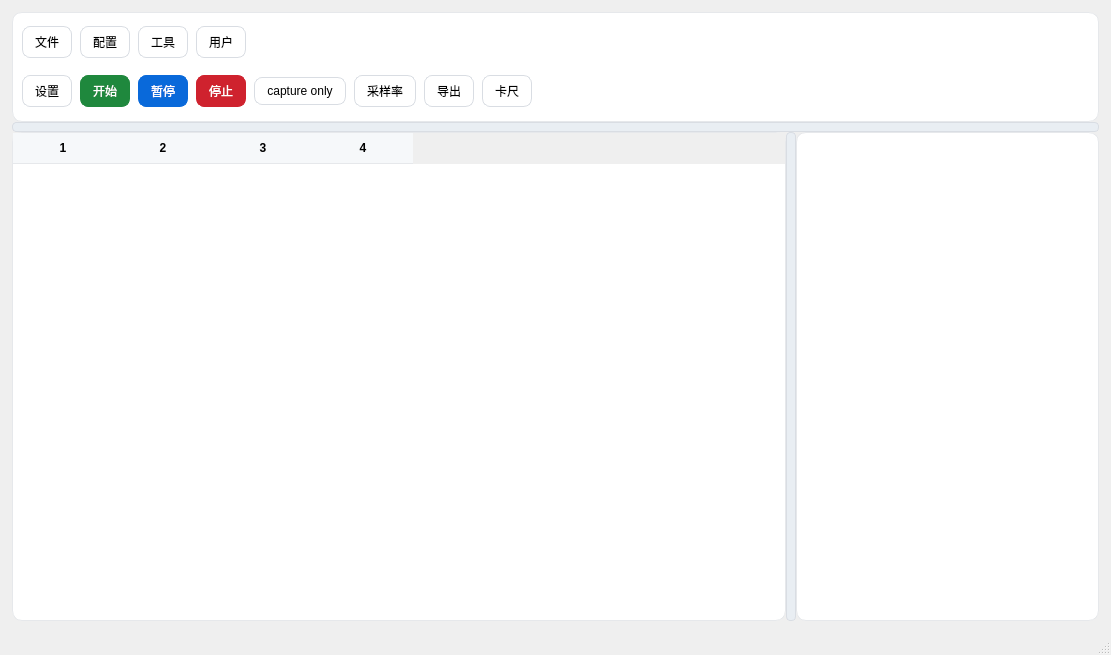
<?xml version="1.0" encoding="UTF-8"?>
<ui version="4.0">
 <class>MainWindow</class>
 <widget class="QMainWindow" name="MainWindow">
  <property name="geometry">
   <rect>
    <x>0</x>
    <y>0</y>
    <width>1111</width>
    <height>655</height>
   </rect>
  </property>
  <property name="minimumSize">
   <size>
    <width>0</width>
    <height>50</height>
   </size>
  </property>
  <property name="windowTitle">
   <string>MainWindow</string>
  </property>
  <widget class="QWidget" name="centralwidget">
   <layout class="QVBoxLayout" name="mainVLayout">
    <property name="spacing">
     <number>10</number>
    </property>
    <property name="leftMargin">
     <number>12</number>
    </property>
    <property name="topMargin">
     <number>12</number>
    </property>
    <property name="rightMargin">
     <number>12</number>
    </property>
    <property name="bottomMargin">
     <number>12</number>
    </property>
    <item>
     <widget class="QSplitter" name="centralSplitter">
      <property name="orientation">
       <enum>Qt::Orientation::Vertical</enum>
      </property>
      <property name="handleWidth">
       <number>8</number>
      </property>
      <property name="styleSheet">
       <string notr="true">QSplitter::handle {
  background: #e9eef3;
  border: 1px solid #d9dde3;
  border-radius: 4px;
}
QSplitter::handle:hover { background: #dfe7ef; }</string>
      </property>
      <widget class="QWidget" name="topPanel" native="true">
       <property name="minimumSize">
        <size>
         <width>0</width>
         <height>0</height>
        </size>
       </property>
       <property name="maximumSize">
        <size>
         <width>16777215</width>
         <height>110</height>
        </size>
       </property>
       <property name="styleSheet">
        <string notr="true">#topPanel {
  background: #ffffff;
  border: 1px solid #e6e8eb;
  border-radius: 10px;
}
QPushButton {
  padding: 6px 12px;
  border: 1px solid #d9dde3;
  border-radius: 8px;
  background: #ffffff;
}
QPushButton:hover { background: #f6f8fa; }
QPushButton:pressed { background: #eef2f6; }
QPushButton#btnStart { background: #1f883d; color: white; border-color: #1f883d; }
QPushButton#btnPause { background: #0969da; color: white; border-color: #0969da; }
QPushButton#btnStop { background: #cf222e; color: white; border-color: #cf222e; }</string>
       </property>
       <layout class="QVBoxLayout" name="verticalLayout">
        <property name="spacing">
         <number>8</number>
        </property>
        <property name="leftMargin">
         <number>10</number>
        </property>
        <property name="topMargin">
         <number>10</number>
        </property>
        <property name="rightMargin">
         <number>10</number>
        </property>
        <property name="bottomMargin">
         <number>10</number>
        </property>
        <item>
         <widget class="QWidget" name="menuRowWidget" native="true">
          <layout class="QHBoxLayout" name="horizontalLayout">
           <property name="spacing">
            <number>8</number>
           </property>
           <property name="leftMargin">
            <number>0</number>
           </property>
           <property name="topMargin">
            <number>0</number>
           </property>
           <property name="rightMargin">
            <number>0</number>
           </property>
           <property name="bottomMargin">
            <number>0</number>
           </property>
           <item>
            <widget class="QPushButton" name="btnFile">
             <property name="text">
              <string>文件</string>
             </property>
            </widget>
           </item>
           <item>
            <widget class="QPushButton" name="btnConfig">
             <property name="text">
              <string>配置</string>
             </property>
            </widget>
           </item>
           <item>
            <widget class="QPushButton" name="btnTools">
             <property name="text">
              <string>工具</string>
             </property>
            </widget>
           </item>
           <item>
            <widget class="QPushButton" name="btnUser">
             <property name="text">
              <string>用户</string>
             </property>
            </widget>
           </item>
           <item>
            <spacer name="spacerTopRight">
             <property name="orientation">
              <enum>Qt::Orientation::Horizontal</enum>
             </property>
             <property name="sizeHint" stdset="0">
              <size>
               <width>40</width>
               <height>20</height>
              </size>
             </property>
            </spacer>
           </item>
          </layout>
         </widget>
        </item>
        <item>
         <widget class="QWidget" name="menuRowWidget_2" native="true">
          <layout class="QHBoxLayout" name="horizontalLayout_2">
           <property name="spacing">
            <number>8</number>
           </property>
           <property name="leftMargin">
            <number>0</number>
           </property>
           <property name="topMargin">
            <number>0</number>
           </property>
           <property name="rightMargin">
            <number>0</number>
           </property>
           <property name="bottomMargin">
            <number>0</number>
           </property>
           <item>
            <widget class="QPushButton" name="btnQuickSet">
             <property name="text">
              <string>设置</string>
             </property>
            </widget>
           </item>
           <item>
            <widget class="QPushButton" name="btnStart">
             <property name="text">
              <string>开始</string>
             </property>
            </widget>
           </item>
           <item>
            <widget class="QPushButton" name="btnPause">
             <property name="text">
              <string>暂停</string>
             </property>
            </widget>
           </item>
           <item>
            <widget class="QPushButton" name="btnStop">
             <property name="text">
              <string>停止</string>
             </property>
            </widget>
           </item>
           <item>
            <widget class="QPushButton" name="btnCaptureMode">
             <property name="text">
              <string>capture only</string>
             </property>
            </widget>
           </item>
           <item>
            <widget class="QPushButton" name="btnSampleRate">
             <property name="text">
              <string>采样率</string>
             </property>
            </widget>
           </item>
           <item>
            <widget class="QPushButton" name="btnExport">
             <property name="text">
              <string>导出</string>
             </property>
            </widget>
           </item>
           <item>
            <widget class="QPushButton" name="btnExport_2">
             <property name="text">
              <string>卡尺</string>
             </property>
            </widget>
           </item>
           <item>
            <spacer name="spacerBottomRight">
             <property name="orientation">
              <enum>Qt::Orientation::Horizontal</enum>
             </property>
             <property name="sizeHint" stdset="0">
              <size>
               <width>40</width>
               <height>20</height>
              </size>
             </property>
            </spacer>
           </item>
          </layout>
         </widget>
        </item>
       </layout>
      </widget>
      <widget class="QSplitter" name="mainSplitter">
       <property name="orientation">
        <enum>Qt::Orientation::Horizontal</enum>
       </property>
       <property name="handleWidth">
        <number>8</number>
       </property>
       <property name="styleSheet">
        <string notr="true">QSplitter::handle {
  background: #e9eef3;
  border: 1px solid #d9dde3;
  border-radius: 4px;
}
QSplitter::handle:hover { background: #dfe7ef; }</string>
       </property>
       <widget class="QWidget" name="leftPanel" native="true">
        <layout class="QVBoxLayout" name="leftPanelLayout">
         <property name="leftMargin">
          <number>0</number>
         </property>
         <property name="topMargin">
          <number>0</number>
         </property>
         <property name="rightMargin">
          <number>0</number>
         </property>
         <property name="bottomMargin">
          <number>0</number>
         </property>
         <item>
          <widget class="QTableWidget" name="tableChannels">
           <property name="styleSheet">
            <string notr="true">QTableWidget {
  background: #ffffff;
  border: 1px solid #e6e8eb;
  border-radius: 10px;
  gridline-color: #eef2f6;
  font-size: 12px;
}
QHeaderView::section {
  background: #f6f8fa;
  border: none;
  border-bottom: 1px solid #e6e8eb;
  padding: 6px;
  font-weight: 600;
}
QTableWidget::item { padding: 6px; }
QTableWidget::item:selected { background: #dbeafe; color: #111827; }
QTableCornerButton::section { background: #f6f8fa; border: none; }</string>
           </property>
           <property name="alternatingRowColors">
            <bool>true</bool>
           </property>
           <property name="selectionMode">
            <enum>QAbstractItemView::SelectionMode::SingleSelection</enum>
           </property>
           <property name="selectionBehavior">
            <enum>QAbstractItemView::SelectionBehavior::SelectRows</enum>
           </property>
           <property name="showGrid">
            <bool>false</bool>
           </property>
           <property name="columnCount">
            <number>4</number>
           </property>
           <column/>
           <column/>
           <column/>
           <column/>
          </widget>
         </item>
        </layout>
       </widget>
       <widget class="WaveformWidget" name="waveformContainer" native="true">
        <property name="styleSheet">
         <string notr="true">QWidget {
  background: #ffffff;
  border: 1px solid #e6e8eb;
  border-radius: 10px;
}</string>
        </property>
       </widget>
      </widget>
     </widget>
    </item>
   </layout>
  </widget>
  <widget class="QMenuBar" name="menubar">
   <property name="geometry">
    <rect>
     <x>0</x>
     <y>0</y>
     <width>1111</width>
     <height>25</height>
    </rect>
   </property>
  </widget>
  <widget class="QStatusBar" name="statusbar"/>
 </widget>
 <customwidgets>
  <customwidget>
   <class>WaveformWidget</class>
   <extends>QWidget</extends>
   <header>waveformwidget.h</header>
   <container>1</container>
  </customwidget>
 </customwidgets>
 <resources/>
 <connections/>
</ui>
